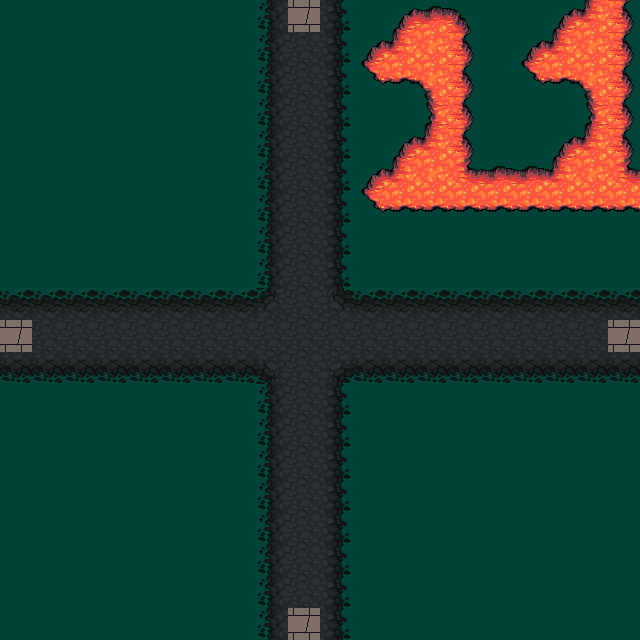

A 2D game scene composited from a Tiled map and its tileset images. What follows is a short description and the map's XML, with every tile layer's data as written:
An orthogonal 20x20 tile map with 32x32 px tiles, 3 tile layers (grass, road, num) and 4 objects (e4, e3, e2, e1).

<map version="1.4" tiledversion="1.4.3" orientation="orthogonal" renderorder="right-down" width="20" height="20" tilewidth="32" tileheight="32" infinite="0" nextlayerid="5" nextobjectid="5">
 <tileset firstgid="1" source="../Maps/klipartz.com.tsx" />
 <layer id="1" name="grass" width="20" height="20">
  <data encoding="csv">
872,872,872,872,872,872,872,872,872,872,872,872,872,872,872,872,872,872,872,872,
872,872,872,872,872,872,872,872,872,872,872,872,872,872,872,872,872,872,872,872,
872,872,872,872,872,872,872,872,872,872,872,872,872,872,872,872,872,872,872,872,
872,872,872,872,872,872,872,872,872,872,872,872,872,872,872,872,872,872,872,872,
872,872,872,872,872,872,872,872,872,872,872,872,872,872,872,872,872,872,872,872,
872,872,872,872,872,872,872,872,872,872,872,872,872,872,872,872,872,872,872,872,
872,872,872,872,872,872,872,872,872,872,872,872,872,872,872,872,872,872,872,872,
872,872,872,872,872,872,872,872,872,872,872,872,872,872,872,872,872,872,872,872,
872,872,872,872,872,872,872,872,872,872,872,872,872,872,872,872,872,872,872,872,
872,872,872,872,872,872,872,872,872,872,872,872,872,872,872,872,872,872,872,872,
872,872,872,872,872,872,872,872,872,872,872,872,872,872,872,872,872,872,872,872,
872,872,872,872,872,872,872,872,872,872,872,872,872,872,872,872,872,872,872,872,
872,872,872,872,872,872,872,872,872,872,872,872,872,872,872,872,872,872,872,872,
872,872,872,872,872,872,872,872,872,872,872,872,872,872,872,872,872,872,872,872,
872,872,872,872,872,872,872,872,872,872,872,872,872,872,872,872,872,872,872,872,
872,872,872,872,872,872,872,872,872,872,872,872,872,872,872,872,872,872,872,872,
872,872,872,872,872,872,872,872,872,872,872,872,872,872,872,872,872,872,872,872,
872,872,872,872,872,872,872,872,872,872,872,872,872,872,872,872,872,872,872,872,
872,872,872,872,872,872,872,872,872,872,872,872,872,872,872,872,872,872,872,872,
872,872,872,872,872,872,872,872,872,872,872,872,872,872,872,872,872,872,872,872
</data>
 </layer>
 <layer id="2" name="road" width="20" height="20">
  <data encoding="csv">
0,0,0,0,0,0,0,0,307,882,309,0,0,0,0,0,0,0,0,0,
0,0,0,0,0,0,0,0,307,308,309,0,0,0,0,0,0,0,0,0,
0,0,0,0,0,0,0,0,307,308,309,0,0,0,0,0,0,0,0,0,
0,0,0,0,0,0,0,0,307,308,309,0,0,0,0,0,0,0,0,0,
0,0,0,0,0,0,0,0,307,308,309,0,0,0,0,0,0,0,0,0,
0,0,0,0,0,0,0,0,307,308,309,0,0,0,0,0,0,0,0,0,
0,0,0,0,0,0,0,0,307,308,309,0,0,0,0,0,0,0,0,0,
0,0,0,0,0,0,0,0,307,308,309,0,0,0,0,0,0,0,0,0,
0,0,0,0,0,0,0,0,307,308,309,0,0,0,0,0,0,0,0,0,
276,276,276,276,276,276,276,276,245,308,244,276,276,276,276,276,276,276,276,276,
882,308,308,308,308,308,308,308,308,308,308,308,308,308,308,308,308,308,308,882,
340,340,340,340,340,340,340,340,213,308,212,340,340,340,340,340,340,340,340,340,
0,0,0,0,0,0,0,0,307,308,309,0,0,0,0,0,0,0,0,0,
0,0,0,0,0,0,0,0,307,308,309,0,0,0,0,0,0,0,0,0,
0,0,0,0,0,0,0,0,307,308,309,0,0,0,0,0,0,0,0,0,
0,0,0,0,0,0,0,0,307,308,309,0,0,0,0,0,0,0,0,0,
0,0,0,0,0,0,0,0,307,308,309,0,0,0,0,0,0,0,0,0,
0,0,0,0,0,0,0,0,307,308,309,0,0,0,0,0,0,0,0,0,
0,0,0,0,0,0,0,0,307,308,309,0,0,0,0,0,0,0,0,0,
0,0,0,0,0,0,0,0,307,882,309,0,0,0,0,0,0,0,0,0
</data>
 </layer>
 <layer id="4" name="num" width="20" height="20">
  <data encoding="csv">
0,0,0,0,0,0,0,0,0,0,0,0,272,273,274,0,0,272,242,306,
0,0,0,0,0,0,0,0,0,0,0,272,242,305,306,0,272,242,305,306,
0,0,0,0,0,0,0,0,0,0,0,336,337,210,306,0,336,337,210,306,
0,0,0,0,0,0,0,0,0,0,0,0,0,304,306,0,0,0,304,306,
0,0,0,0,0,0,0,0,0,0,0,0,272,242,306,0,0,272,242,306,
0,0,0,0,0,0,0,0,0,0,0,272,242,305,241,273,273,242,305,241,
0,0,0,0,0,0,0,0,0,0,0,336,337,337,337,337,337,337,337,337,
0,0,0,0,0,0,0,0,0,0,0,0,0,0,0,0,0,0,0,0,
0,0,0,0,0,0,0,0,0,0,0,0,0,0,0,0,0,0,0,0,
0,0,0,0,0,0,0,0,0,0,0,0,0,0,0,0,0,0,0,0,
0,0,0,0,0,0,0,0,0,0,0,0,0,0,0,0,0,0,0,0,
0,0,0,0,0,0,0,0,0,0,0,0,0,0,0,0,0,0,0,0,
0,0,0,0,0,0,0,0,0,0,0,0,0,0,0,0,0,0,0,0,
0,0,0,0,0,0,0,0,0,0,0,0,0,0,0,0,0,0,0,0,
0,0,0,0,0,0,0,0,0,0,0,0,0,0,0,0,0,0,0,0,
0,0,0,0,0,0,0,0,0,0,0,0,0,0,0,0,0,0,0,0,
0,0,0,0,0,0,0,0,0,0,0,0,0,0,0,0,0,0,0,0,
0,0,0,0,0,0,0,0,0,0,0,0,0,0,0,0,0,0,0,0,
0,0,0,0,0,0,0,0,0,0,0,0,0,0,0,0,0,0,0,0,
0,0,0,0,0,0,0,0,0,0,0,0,0,0,0,0,0,0,0,0
</data>
 </layer>
 <objectgroup id="3" name="exits">
  <object id="1" name="e4" x="0" y="320" width="32" height="32" />
  <object id="2" name="e3" x="288" y="0" width="32" height="32" />
  <object id="3" name="e2" x="608" y="320" width="32" height="32" />
  <object id="4" name="e1" x="288" y="608" width="32" height="32" />
 </objectgroup>
</map>
